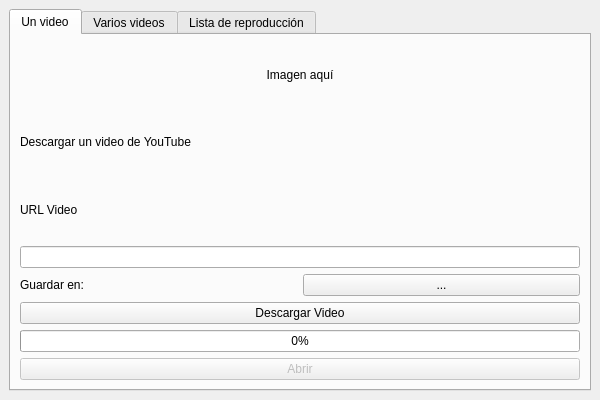
<?xml version="1.0" encoding="UTF-8"?>
<ui version="4.0">
 <class>MainWindow</class>
 <widget class="QMainWindow" name="MainWindow">
  <property name="geometry">
   <rect>
    <x>0</x>
    <y>0</y>
    <width>600</width>
    <height>400</height>
   </rect>
  </property>
  <property name="windowTitle">
   <string>Descargador YouTube</string>
  </property>
  <widget class="QWidget" name="centralwidget">
   <layout class="QVBoxLayout" name="verticalLayout_central">
    <item>
     <widget class="QTabWidget" name="tabWidget">
      <property name="currentIndex">
       <number>0</number>
      </property>

      <!-- TAB 1: UN VIDEO -->
      <widget class="QWidget" name="tab_un_video">
       <attribute name="title">
        <string>Un video</string>
       </attribute>
       <layout class="QVBoxLayout" name="verticalLayout_tab1">
        <item>
         <widget class="QLabel" name="lbl_img_video">
          <property name="text">
           <string>Imagen aquí</string>
          </property>
          <property name="alignment">
           <set>Qt::AlignCenter</set>
          </property>
         </widget>
        </item>
        <item>
         <widget class="QLabel" name="lbl_desc_video">
          <property name="text">
           <string>Descargar un video de YouTube</string>
          </property>
         </widget>
        </item>
        <item>
         <widget class="QLabel" name="lbl_url_video">
          <property name="text">
           <string>URL Video</string>
          </property>
         </widget>
        </item>
        <item>
         <widget class="QLineEdit" name="txt_url_video"/>
        </item>
        <item>
         <layout class="QHBoxLayout" name="horizontalLayout_tab1_path">
          <item>
           <widget class="QLabel" name="lbl_guardar_video">
            <property name="text">
             <string>Guardar en:</string>
            </property>
           </widget>
          </item>
          <item>
           <widget class="QPushButton" name="btn_ruta_video">
            <property name="text">
             <string>...</string>
            </property>
           </widget>
          </item>
         </layout>
        </item>
        <item>
         <widget class="QPushButton" name="btn_descargar_video">
          <property name="text">
           <string>Descargar Video</string>
          </property>
         </widget>
        </item>
        <item>
         <widget class="QProgressBar" name="progress_video">
          <property name="value">
           <number>0</number>
          </property>
         </widget>
        </item>
        <item>
         <widget class="QPushButton" name="btn_abrir_video">
          <property name="text">
           <string>Abrir</string>
          </property>
          <property name="enabled">
           <bool>false</bool>
          </property>
         </widget>
        </item>
       </layout>
      </widget>

      <!-- TAB 2: VARIOS VIDEOS -->
      <widget class="QWidget" name="tab_varios_videos">
       <attribute name="title">
        <string>Varios videos</string>
       </attribute>
       <layout class="QVBoxLayout" name="verticalLayout_tab2">
        <item>
         <widget class="QLabel" name="lbl_doc">
          <property name="text">
           <string>Selecciona tu documento:</string>
          </property>
         </widget>
        </item>
        <item>
         <widget class="QPushButton" name="btn_doc">
          <property name="text">
           <string>...</string>
          </property>
         </widget>
        </item>
        <item>
         <layout class="QHBoxLayout" name="horizontalLayout_tab2_path">
          <item>
           <widget class="QLabel" name="lbl_guardar_varios">
            <property name="text">
             <string>Guardar en:</string>
            </property>
           </widget>
          </item>
          <item>
           <widget class="QPushButton" name="btn_ruta_varios">
            <property name="text">
             <string>...</string>
            </property>
           </widget>
          </item>
         </layout>
        </item>
        <item>
         <widget class="QStatusBar" name="status_varios"/>
        </item>
        <item>
         <widget class="QPushButton" name="btn_abrir_varios">
          <property name="text">
           <string>Abrir videos</string>
          </property>
          <property name="enabled">
           <bool>false</bool>
          </property>
         </widget>
        </item>
       </layout>
      </widget>

      <!-- TAB 3: PLAYLIST -->
      <widget class="QWidget" name="tab_playlist">
       <attribute name="title">
        <string>Lista de reproducción</string>
       </attribute>
       <layout class="QVBoxLayout" name="verticalLayout_tab3">
        <item>
         <widget class="QLabel" name="lbl_img_playlist">
          <property name="text">
           <string>Imagen aquí</string>
          </property>
          <property name="alignment">
           <set>Qt::AlignCenter</set>
          </property>
         </widget>
        </item>
        <item>
         <widget class="QLabel" name="lbl_desc_playlist">
          <property name="text">
           <string>Descargar lista de reproducción de YouTube</string>
          </property>
         </widget>
        </item>
        <item>
         <widget class="QLabel" name="lbl_url_playlist">
          <property name="text">
           <string>URL Playlist</string>
          </property>
         </widget>
        </item>
        <item>
         <widget class="QLineEdit" name="txt_url_playlist"/>
        </item>
        <item>
         <layout class="QHBoxLayout" name="horizontalLayout_tab3_path">
          <item>
           <widget class="QLabel" name="lbl_guardar_playlist">
            <property name="text">
             <string>Guardar en:</string>
            </property>
           </widget>
          </item>
          <item>
           <widget class="QPushButton" name="btn_ruta_playlist">
            <property name="text">
             <string>...</string>
            </property>
           </widget>
          </item>
         </layout>
        </item>
        <item>
         <widget class="QPushButton" name="btn_descargar_playlist">
          <property name="text">
           <string>Descargar Playlist</string>
          </property>
         </widget>
        </item>
        <item>
         <widget class="QProgressBar" name="progress_playlist">
          <property name="value">
           <number>0</number>
          </property>
         </widget>
        </item>
        <item>
         <widget class="QPushButton" name="btn_abrir_playlist">
          <property name="text">
           <string>Abrir</string>
          </property>
          <property name="enabled">
           <bool>false</bool>
          </property>
         </widget>
        </item>
       </layout>
      </widget>

     </widget>
    </item>
   </layout>
  </widget>
 </widget>
 <resources/>
 <connections/>
</ui>
